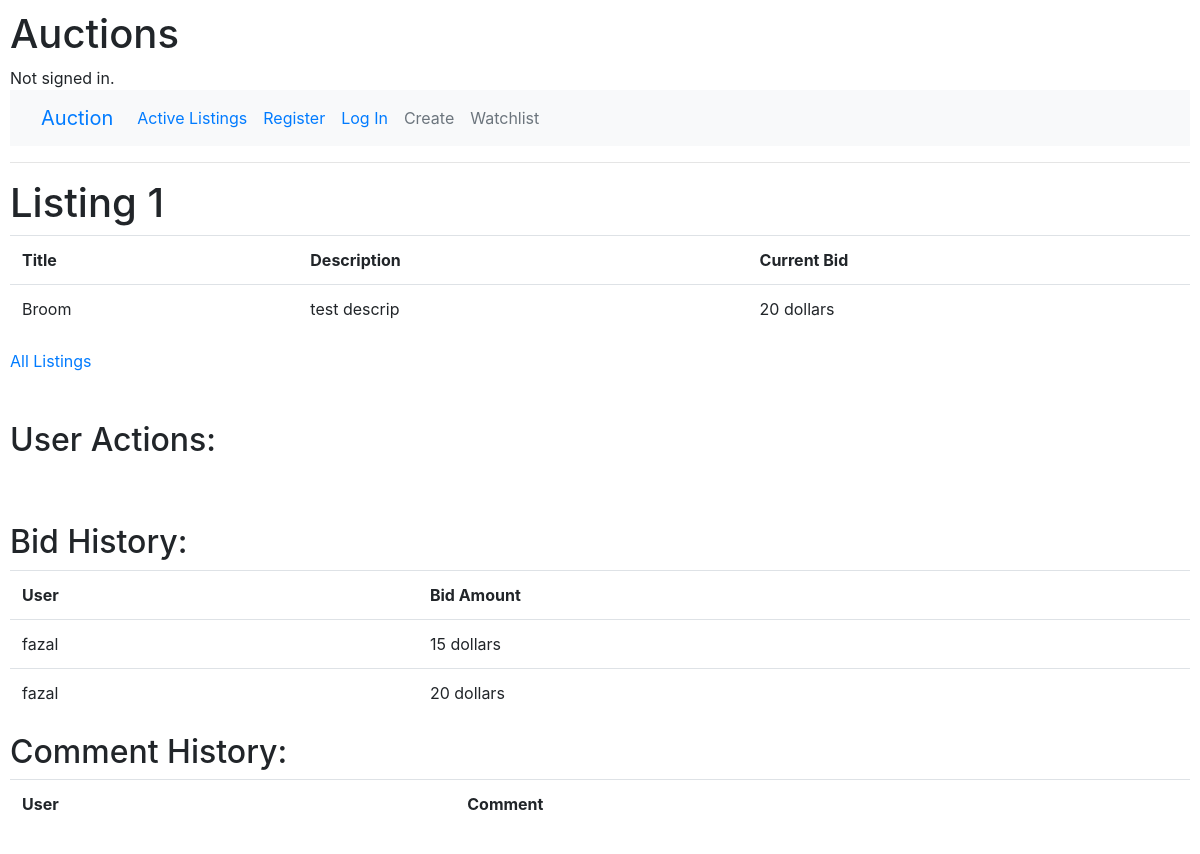
The page /listing/1 on the database as committed earlier.
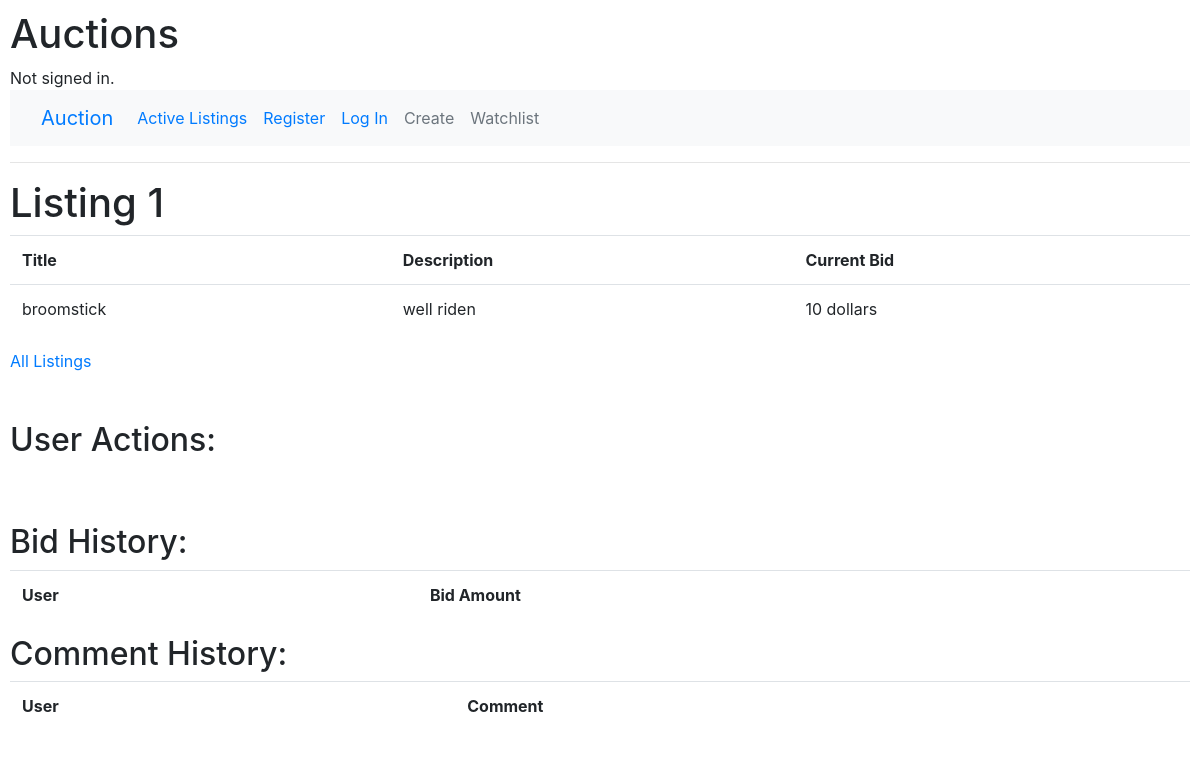
The same page on the database as committed later.
### auctions/models.py (models this page shows)
class Listing(models.Model):
    title = models.CharField(max_length=64)
    description = models.CharField(max_length=256)
    starting_bid = models.IntegerField()
    photo = models.URLField(blank=True)
    creator = models.ForeignKey(User, on_delete=models.CASCADE, blank=False, related_name="listings", default="")
    active = models.BooleanField(default=True)

class Bid(models.Model):
    amount = models.IntegerField()
    listing = models.ForeignKey(Listing, on_delete=models.CASCADE, related_name="bids", default="")
    user = models.ForeignKey(User, on_delete=models.CASCADE, blank=False, related_name="bids", default="")

class User(AbstractUser):
    pass

### auctions/views.py (the view)
# urls.py: path("listing/<int:listing_id>", views.listing, name="listing"),
def listing(request, listing_id):
    listing = Listing.objects.get(id = listing_id)
    if request.method == "POST":
        if "Watchlist" in request.POST:
            f = Watchlist.objects.filter(listing = listing, user=request.user)
            if f.exists():
                f.delete()
            else:
                f = Watchlist(listing = listing, user=request.user)
                f.save()
        new_bid = BiddingForm(request.POST)
        if new_bid.is_valid():
            new_bid = new_bid.cleaned_data["Enter_Bid"]
            if new_bid <= listing.starting_bid:
                return HttpResponseRedirect(reverse("listing", args=(listing.id,)))
            else:
                bid = Bid(amount = new_bid, user = request.user, listing = listing)
                bid.save()
                Listing.objects.filter(id = listing_id).update(starting_bid = new_bid)
        new_comment = CommentForm(request.POST)
        if new_comment.is_valid():
            new_comment = new_comment.cleaned_data["comment"]
            comment = Comment(comment = new_comment, user = request.user, listing = listing)
            comment.save()
        return HttpResponseRedirect(reverse("listing", args=(listing.id,)))
    else:
        return render(request, "auctions/listing.html", {
            "listing": listing,
            "bidding_form": BiddingForm(),
            "bid_history": Bid.objects.filter(listing = listing),
            "comment_form": CommentForm(),
            "comments": Comment.objects.filter(listing = listing),
            "user":request.user
        })

### auctions/templates/auctions/listing.html (shortened to what this page needs)
{% extends "auctions/layout.html" %}
{% block body %}
    <h1>Listing {{ listing.id }}</h1>
    <table class="table">
        <tr>
            <th>Title</th>
            <th>Description</th>
            <th>Current Bid</th>
        </tr>
            <tr>
                <td>{{ listing.title }}</td>
                <td>{{ listing.description }}</td>
                <td>{{ listing.starting_bid }} dollars</td>
            </tr>
    </table>
    <a href="{% url 'index' %}">All Listings</a>
    <br>
    <br>
    <br>
    <h2>User Actions: </h2>
    <br>
    <br>
    <h2>Bid History:</h2>
    <table class="table">
        <tr>
            <th>User</th>
            <th>Bid Amount</th>
        </tr>
        {% for bid in bid_history %}
            <tr>
                <td>{{ bid.user }}</td>
                <td>{{ bid.amount }} dollars</td>
            </tr>
        {% endfor %}
    </table>
    <h2>Comment History:</h2>
    <table class="table">
        <tr>
            <th>User</th>
            <th>Comment</th>
        </tr>
    </table>
{% endblock %}

Rows that differ between the two databases and show on the page:
removed Bid: user "fazal", amount "15"
removed Bid: user "fazal", amount "20"
changed Listing id 1: title "Broom" → "broomstick"; description "test descrip" → "well riden"; starting_bid "20" → "10"
